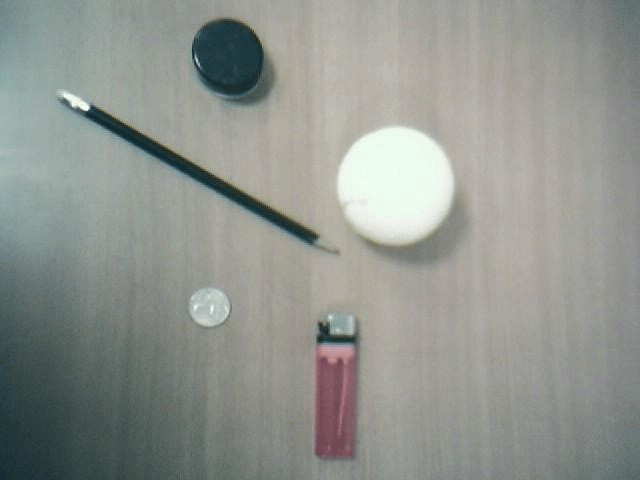
//> input picture images/stuff.jpg, 640 x 480 px
$ ./main049   (built with g++ and OpenCV 4)
//> lines starting //> are read from the running program, lines starting //| are printed output that depends on the picture; after the words box and inside, x2 and y2 are one past the last pixel; in counts of white or black regions, pixels touching at a corner belong together
/*
## 二值图像分析 – 轮廓外接矩形

对图像二值图像的每个轮廓，OpenCV都提供了API可以求取轮廓的外接矩形，其中求取轮廓外接矩形有两种方式，一种是可以基于像素的最大外接轮廓矩形，API解释如下：
Rect cv::boundingRect(
InputArray points
)

输入参数points可以一系列点的集合，对轮廓来说就是该轮廓的点集
返回结果是一个矩形，x, y, w, h

RotatedRect cv::minAreaRect(
InputArray points
)

输入参数points可以一系列点的集合，对轮廓来说就是该轮廓的点集
返回结果是一个旋转矩形，包含下面的信息：
-	矩形中心位置
-	矩形的宽高
-	旋转角度

首先看一下代码演示与应用Python与C++
*/

#include <opencv2/opencv.hpp>
#include <iostream>

using namespace cv;
using namespace std;

int main(int argc, const char *argv[])
{
	Mat src = imread("../images/stuff.jpg");
//> src is the input picture: 480 rows x 640 cols, CV_8UC3; mean B, G, R 143.1, 148.5, 144.4
	if (src.empty()) {
		printf("could not load image...\n");
		return -1;
	}
	namedWindow("input", WINDOW_AUTOSIZE);
	imshow("input", src);

	// 去噪声与二值化
	Mat dst, gray, binary;
	Canny(src, binary, 80, 160, 3, false);
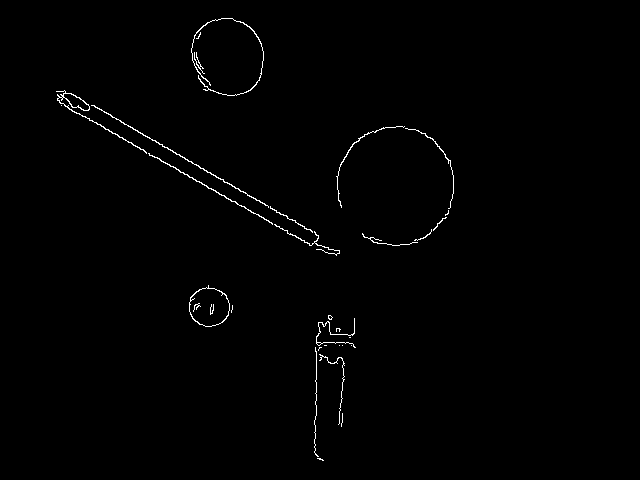
//> binary: 480 rows x 640 cols, CV_8UC1; 0.76% white in thin lines or dots, all inside (x1, y1, x2, y2) = (56, 18, 454, 461)
	imshow("binary", binary);
	imwrite("./binary.png", binary);

	Mat k = getStructuringElement(MORPH_RECT, Size(3, 3), Point(-1, -1));
	dilate(binary, binary, k);
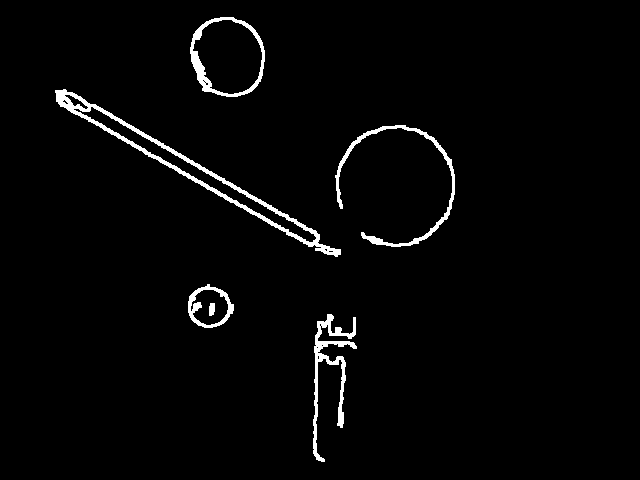
//> binary: 480 rows x 640 cols, CV_8UC1; 2.4% white; 6 white regions

	// 轮廓发现与绘制
	vector<vector<Point>> contours;
	vector<Vec4i> hierarchy;
	findContours(binary, contours, hierarchy, RETR_EXTERNAL, CHAIN_APPROX_SIMPLE, Point());
//> contours = 5 contours; box (x1, y1, x2, y2) and area: (55, 89, 341, 257) 5038, (190, 17, 265, 97) 4707, (188, 284, 234, 328) 1424, (313, 314, 357, 462) 1100, (335, 125, 455, 247) 997
	for (size_t t = 0; t < contours.size(); t++) {
		// 最大外接轮廓
		cv::Rect rect = boundingRect(contours[t]);
		rectangle(src, rect, Scalar(0, 0, 255), 1, 8, 0);

		// 最小外接轮廓
		RotatedRect rrt = minAreaRect(contours[t]);
		Point2f pts[4];
		rrt.points(pts);

		// 绘制旋转矩形与中心位置
		for (int i = 0; i < 4; i++) {
			line(src, pts[i % 4], pts[(i + 1) % 4], Scalar(0, 255, 0), 2, 8, 0);
		}

		Point2f cpt = rrt.center;
		circle(src, cpt, 2, Scalar(255, 0, 0), 2, 8, 0);
	}
//> this loop made 5 passes
//> (rect, rrt) on passes 1 to 4: (Rect(313, 314, 44, 148), centre (334.4, 387.6), size (147.1, 42), angle -89.2), (Rect(188, 284, 46, 44), centre (209, 306.5), size (43.1, 43.1), angle -45), (Rect(335, 125, 120, 122), centre (395.3, 185.7), size (118.9, 121), angle -4.4), (Rect(55, 89, 286, 168), centre (197, 172.9), size (19.1, 328.8), angle -60.4)
//> (rect, rrt, pts) on pass 5: (Rect(190, 17, 75, 80), centre (227, 56.5), size (79, 74), angle -90, 4 Points (x, y): [264, 96], [190, 96], [190, 17], [264, 17])
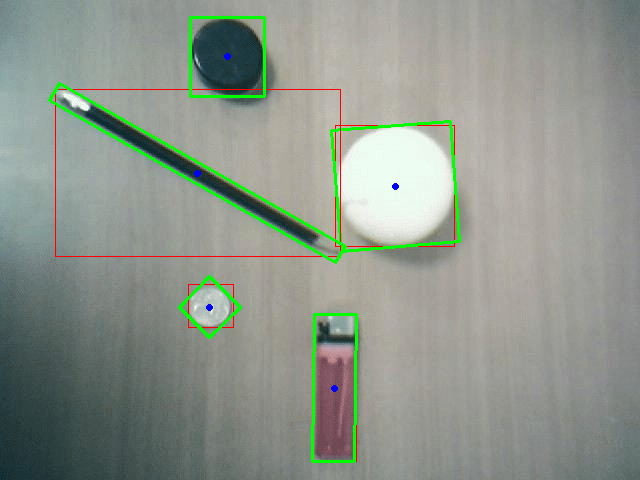
//> src: 480 rows x 640 cols, CV_8UC3; 2.42% of pixels changed, all inside (x1, y1, x2, y2) = (48, 16, 461, 463)

	imshow("contours", src);

	waitKey(0);
	destroyAllWindows();

	return 0;
}
